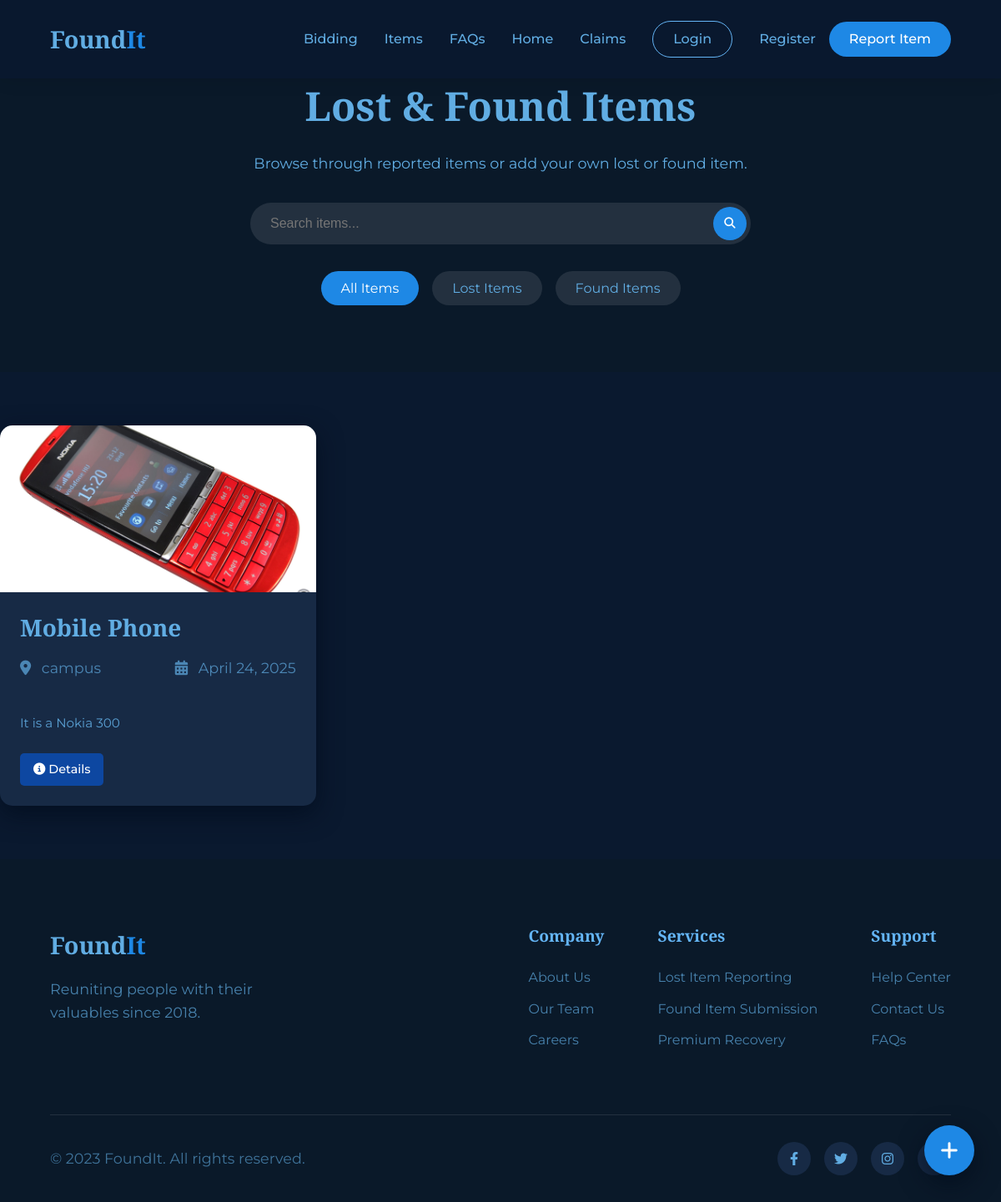
The app's page /items/ with its own data.
### foundapp/models.py (models this page shows, shortened)
class Item(models.Model):
    ITEM_TYPE_CHOICES = [
        ('lost', 'Lost'),
        ('found', 'Found'),
    ]
    CATEGORY_CHOICES = [
        ('electronics', 'Electronics'),
        ('jewelry', 'Jewelry'),
        ('clothing', 'Clothing'),
        ('documents', 'Documents'),
        ('accessories', 'Accessories'),
        ('other', 'Other'),
    ]
    user = models.ForeignKey(User, on_delete=models.CASCADE, related_name='items')
    item_type = models.CharField(max_length=5, choices=ITEM_TYPE_CHOICES)
    name = models.CharField(max_length=100)
    category = models.CharField(max_length=20, choices=CATEGORY_CHOICES)
    location = models.CharField(max_length=200)
    date_lost_found = models.DateField()
    time_lost_found = models.TimeField(null=True, blank=True)
    description = models.TextField()
    image = models.FileField(upload_to='items/', null=True, blank=True)
    contact_name = models.CharField(max_length=100)
    contact_phone = models.CharField(max_length=20)
    contact_email = models.EmailField()
    preferred_contact = models.CharField(max_length=10, default='email')
    additional_notes = models.TextField(blank=True, null=True)
    date_created = models.DateTimeField(default=timezone.now)
    is_resolved = models.BooleanField(default=False)
    class Meta:
        ordering = ['-date_created']

class ItemImage(models.Model):
    item = models.ForeignKey(Item, on_delete=models.CASCADE, related_name='images')
    image = models.FileField(upload_to='items/')
    def __str__(self):
        return f"Image for {self.item.name}"
    class AdminRequest(models.Model):
        STATUS_CHOICES = [
        ('pending', 'Pending'),
        ('approved', 'Approved'),
        ('rejected', 'Rejected'),
        ]
        user = models.ForeignKey(User, on_delete=models.CASCADE, related_name='admin_requests')
        reason = models.TextField()
        status = models.CharField(max_length=10, choices=STATUS_CHOICES, default='pending')
        created_at = models.DateTimeField(auto_now_add=True)
        updated_at = models.DateTimeField(auto_now=True)

### foundapp/views.py (the view, shortened to what this page needs)
# urls.py: path('items/', views.ItemListView.as_view(), name='item_list'),
class ItemListView(ListView):
    model = Item
    template_name = 'items/item_list.html'
    context_object_name = 'items'
    paginate_by = 12
    def get_queryset(self):
        queryset = super().get_queryset()
        item_type = self.request.GET.get('type')
        if item_type in ['lost', 'found']:
            queryset = queryset.filter(item_type=item_type)
        search_query = self.request.GET.get('search')
        return queryset
    def get_context_data(self, **kwargs):
        context = super().get_context_data(**kwargs)
        context['item_type'] = self.request.GET.get('type', 'all')
        context['search_query'] = self.request.GET.get('search', '')
        return context

### foundapp/templates/items/item_list.html (shortened to what this page needs)
{% extends 'base.html' %}
{% load static %}
{% block extra_css %}
<link rel="stylesheet" href="{% static 'css/cards.css' %}">
{% endblock %}
{% block content %}
<header class="header">
    <div class="header-content">
        <h1 class="animate-on-scroll fade-in">Lost & Found Items</h1>
        <p class="animate-on-scroll fade-in">Browse through reported items or add your own lost or found item.</p>
        <form method="GET" action="{% url 'item_list' %}" class="search-container animate-on-scroll fade-in">
            <input type="text" id="search-input" name="search" placeholder="Search items..." value="{{ search_query }}">
            <button type="submit" class="search-btn"><i class="fas fa-search"></i></button>
        </form>
        <div class="filter-container animate-on-scroll fade-in">
            <a href="{% url 'item_list' %}" class="filter-btn {% if item_type == 'all' %}active{% endif %}" data-filter="all">All Items</a>
            <a href="{% url 'item_list' %}?type=lost" class="filter-btn {% if item_type == 'lost' %}active{% endif %}" data-filter="lost">Lost Items</a>
            <a href="{% url 'item_list' %}?type=found" class="filter-btn {% if item_type == 'found' %}active{% endif %}" data-filter="found">Found Items</a>
        </div>
    </div>
</header>
<section class="cards-section">
    <div class="container">
        <div class="cards-grid" id="cards-container">
            {% for item in items %}
                <div class="card animate-on-scroll fade-in" data-id="{{ item.id }}">
                    <div class="card-image" {% if item.images.first %}style="background-image: url('{{ item.images.first.image.url }}');"{% endif %}>
                        <div class="card-badge {% if item.item_type == 'lost' %}badge-lost{% else %}badge-found{% endif %}">
                        </div>
                    </div>
                    <div class="card-content">
                        <h3 class="card-title">{{ item.name }}</h3>
                        <div class="card-info">
                            <p><i class="fas fa-map-marker-alt"></i> {{ item.location }}</p>
                            <p><i class="fas fa-calendar-alt"></i> {{ item.date_lost_found }}</p>
                        </div>
                        <p class="card-description">{{ item.description|truncatechars:100 }}</p>
                        <div class="card-actions">
                            <a href="{% url 'item_new' item.id %}" class="card-btn details-btn">
                                <i class="fas fa-info-circle"></i> Details
                            </a>
                        </div>
                    </div>
                </div>
            {% endfor %}
        </div>
        <a href="{% url 'add_item' %}" class="add-item-btn" id="add-item-btn">
            <i class="fas fa-plus"></i>
        </a>
    </div>
</section>
{% endblock %}

### foundapp/static/css/main.css (style rules this page uses)
:root { --primary-color: #1e88e5; --primary-dark: #0d47a1; --primary-light: #64b5f6; --secondary-color: #002171; --accent-color: #29b6f6; --dark-blue: #0a1929; --navy-blue: #102a43; --text-light: #61ade3; --text-dark: #102a43; --background: #0a192f; --card-bg: #172a45; --gradient-blue: linear-gradient(135deg, #1e3c72 0%, #2a5298 100%); --box-shadow: 0 10px 30px rgba(2, 12, 27, 0.7); --transition: all 0.3s ease; }
* { margin: 0; padding: 0; box-sizing: border-box; }
body { font-family: 'Montserrat', sans-serif; background-color: var(--background); color: var(--text-light); line-height: 1.6; overflow-x: hidden; }
h1, h2, h3, h4 { font-family: 'Playfair Display', serif; font-weight: 600; line-height: 1.3; }
h1 { font-size: 3.5rem; margin-bottom: 1.5rem; }
h3 { font-size: 1.75rem; margin-bottom: 0.75rem; }
p { margin-bottom: 1.5rem; font-size: 1.1rem; }
a { text-decoration: none; color: inherit; transition: var(--transition); }
.animate-on-scroll { opacity: 0; transform: translateY(30px); transition: opacity 0.8s ease, transform 0.8s ease; }
.animate-on-scroll.active { opacity: 1; transform: translateY(0); }
.fade-in { opacity: 0; transition: opacity 1s ease; }
.fade-in.active { opacity: 1; }
@media (max-width: 1200px) { h1 { font-size: 3rem; } }

### foundapp/static/css/cards.css (style rules this page uses)
.cards-section { padding: 4rem 0; }
.cards-grid { display: grid; grid-template-columns: repeat(auto-fill, minmax(300px, 1fr)); gap: 2rem; }
.card { background: var(--card-bg); border-radius: 15px; overflow: hidden; transition: var(--transition); box-shadow: var(--box-shadow); height: 100%; display: flex; flex-direction: column; }
.card-image { height: 200px; background-size: cover; background-position: center; position: relative; display: flex; align-items: center; justify-content: center; }
.card-badge { position: absolute; top: 1rem; right: 1rem; padding: 0.3rem 1rem; border-radius: 50px; font-size: 0.8rem; font-weight: 600; }
.badge-lost { background: var(--danger-color); color: white; }
.card-content { padding: 1.5rem; display: flex; flex-direction: column; flex: 1; }
.card-title { margin-bottom: 1rem; }
.card-info { display: flex; justify-content: space-between; margin-bottom: 1rem; font-size: 0.9rem; color: var(--text-light); opacity: 0.7; }
.card-info i { margin-right: 0.5rem; }
.card-description { margin-bottom: 1.5rem; font-size: 0.95rem; color: var(--text-light); opacity: 0.9; flex: 1; }
.card-actions { display: flex; justify-content: space-between; margin-top: auto; }
.card-btn { padding: 0.5rem 1rem; border-radius: 5px; font-size: 0.9rem; font-weight: 500; transition: var(--transition); }
.details-btn { background: var(--primary-dark); color: white; }
.header { background: var(--dark-blue); padding: 6rem 0 3rem; text-align: center; }
.header-content { max-width: 800px; margin: 0 auto; }
.search-container { display: flex; max-width: 600px; margin: 2rem auto; position: relative; }
#search-input { width: 100%; padding: 1rem 1.5rem; border-radius: 50px; border: none; background: rgba(255, 255, 255, 0.1); color: var(--text-light); font-size: 1rem; transition: var(--transition); }
.search-btn { position: absolute; right: 5px; top: 5px; width: 40px; height: 40px; border-radius: 50%; background: var(--primary-color); color: white; border: none; cursor: pointer; transition: var(--transition); }
.filter-container { display: flex; justify-content: center; gap: 1rem; margin: 2rem 0; }
.filter-btn { padding: 0.5rem 1.5rem; border-radius: 50px; background: rgba(255, 255, 255, 0.1); color: var(--text-light); transition: var(--transition); }
.filter-btn.active { background: var(--primary-color); color: white; }
.add-item-btn { position: fixed; bottom: 2rem; right: 2rem; width: 60px; height: 60px; border-radius: 50%; background: var(--primary-color); color: white; display: flex; align-items: center; justify-content: center; font-size: 1.5rem; box-shadow: var(--box-shadow); transition: var(--transition); z-index: 100; }
.animate-on-scroll { opacity: 0; transition: all 1s; }
.fade-in { transform: translateY(50px); }
.animate-on-scroll.active { opacity: 1; transform: translate(0, 0); }

### records on screen
Item: images.first.image (picture), name "Mobile Phone", location "campus", date_lost_found "April 24, 2025", description "It is a Nokia 300"
